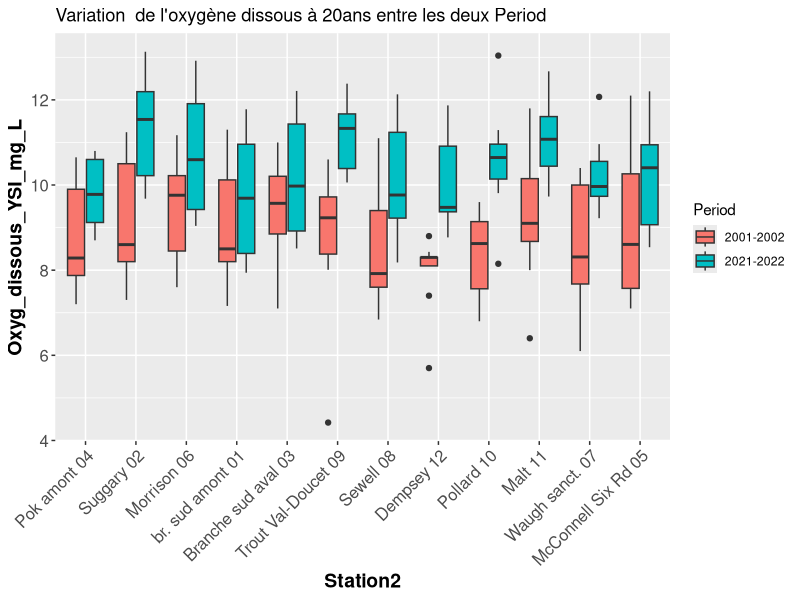
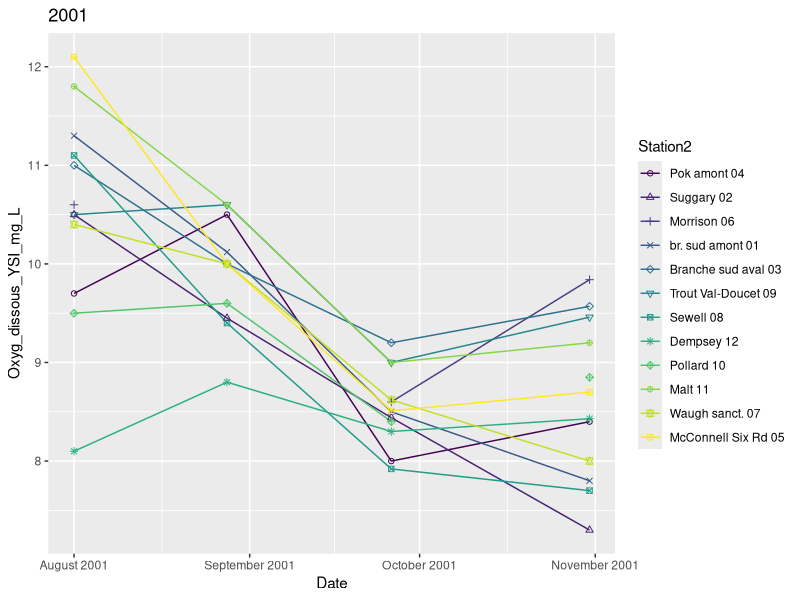
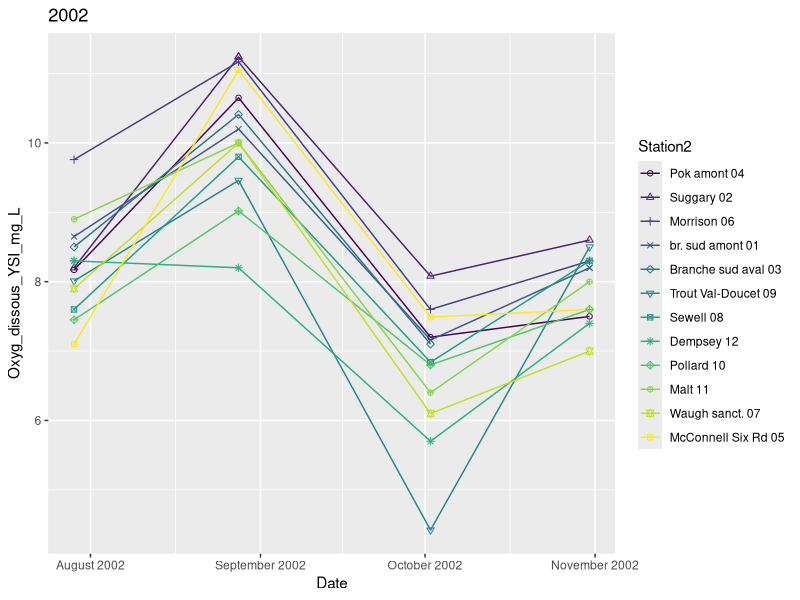
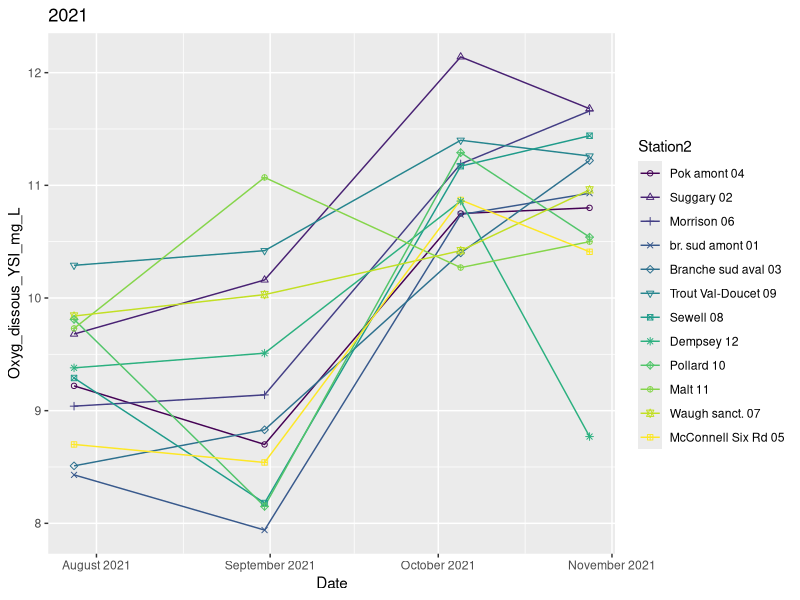
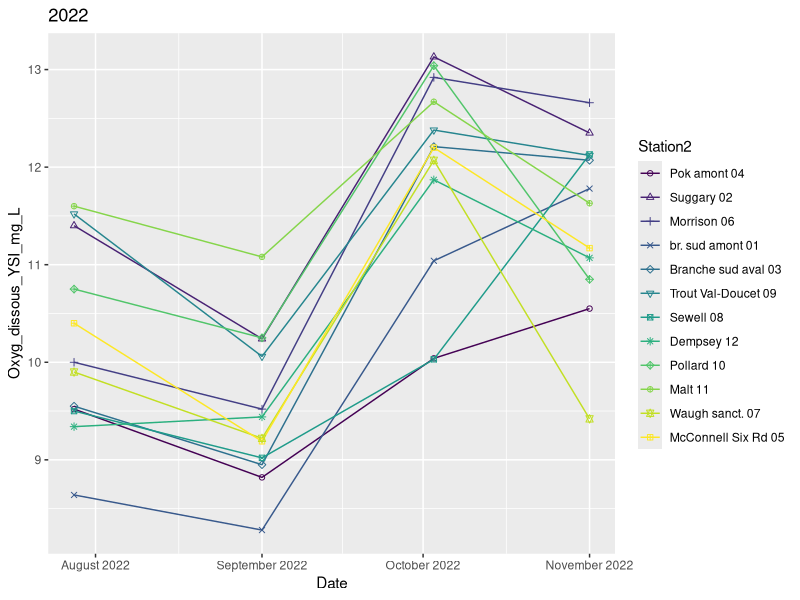
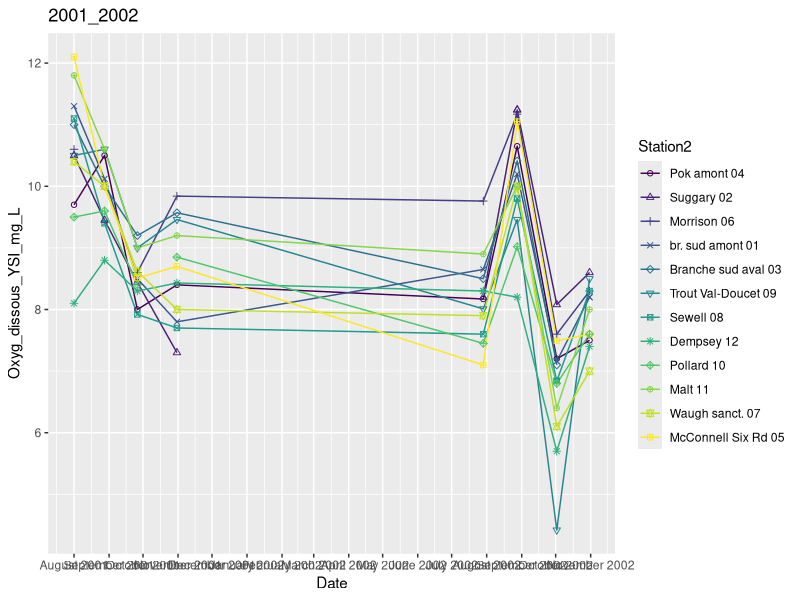
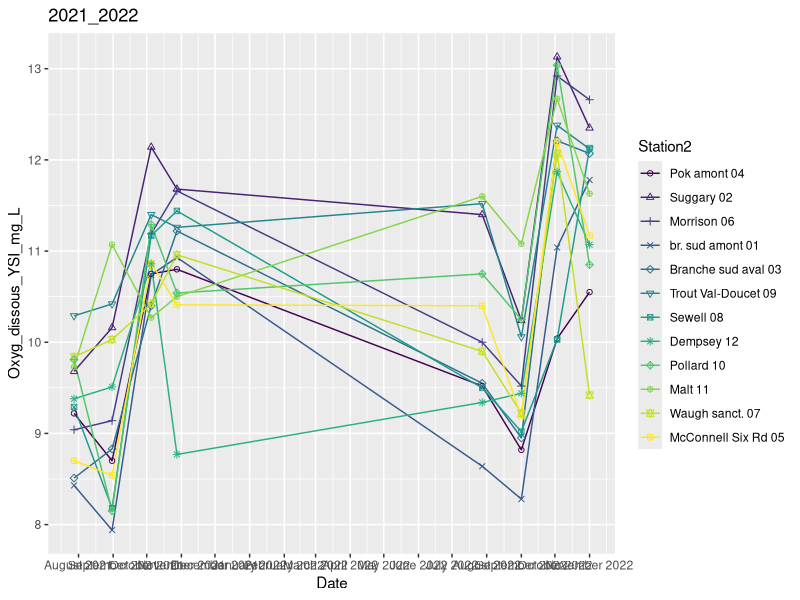

Here is the R script that generated these plots, in order: (Note: this script raises an error after producing the figures.)
## ---- chunk 1

library("ggpubr") # pour la fonction ggarrange 
library("ggplot2")
library("car")
## ---- chunk 2
setwd("C:/Users/mrdos/OneDrive/Documents/Shippagan_mai_aout_2024/Analyse_R_sum/Github")
getwd()
list.files()

Pok2001.2022=read.csv2("Qualite_eau_CGERP_2001-2022.csv")
dim(Pok2001.2022)
str(Pok2001.2022)
## ---- chunk 3
head(Pok2001.2022$AnalysisSurfaceWater)
## ---- chunk 4
Pok2001.2022$Station[Pok2001.2022$AnalysisSurfaceWater=="Pok-1"] <- "Pok-01"
Pok2001.2022$Station[Pok2001.2022$AnalysisSurfaceWater=="POK-1"] <- "Pok-01"

Pok2001.2022$Station[Pok2001.2022$AnalysisSurfaceWater=="Pok-2"] <- "Pok-02"
Pok2001.2022$Station[Pok2001.2022$AnalysisSurfaceWater=="POK-2"] <- "Pok-02"

Pok2001.2022$Station[Pok2001.2022$AnalysisSurfaceWater=="Pok-3"] <- "Pok-03"
Pok2001.2022$Station[Pok2001.2022$AnalysisSurfaceWater=="POK-3"] <- "Pok-03"

Pok2001.2022$Station[Pok2001.2022$AnalysisSurfaceWater=="Pok-4"] <- "Pok-04"
Pok2001.2022$Station[Pok2001.2022$AnalysisSurfaceWater=="POK-4"] <- "Pok-04"

Pok2001.2022$Station[Pok2001.2022$AnalysisSurfaceWater=="Pok-5"] <- "Pok-05"
Pok2001.2022$Station[Pok2001.2022$AnalysisSurfaceWater=="POK-5"] <- "Pok-05"

Pok2001.2022$Station[Pok2001.2022$AnalysisSurfaceWater=="Pok-6"] <- "Pok-06"
Pok2001.2022$Station[Pok2001.2022$AnalysisSurfaceWater=="POK-6"] <- "Pok-06"

Pok2001.2022$Station[Pok2001.2022$AnalysisSurfaceWater=="Pok-7"] <- "Pok-07"
Pok2001.2022$Station[Pok2001.2022$AnalysisSurfaceWater=="POK-7"] <- "Pok-07"

Pok2001.2022$Station[Pok2001.2022$AnalysisSurfaceWater=="Pok-8"] <- "Pok-08"
Pok2001.2022$Station[Pok2001.2022$AnalysisSurfaceWater=="POK-8"] <- "Pok-08"

Pok2001.2022$Station[Pok2001.2022$AnalysisSurfaceWater=="Pok-9"] <- "Pok-09"
Pok2001.2022$Station[Pok2001.2022$AnalysisSurfaceWater=="POK-9"] <- "Pok-09"

Pok2001.2022$Station[Pok2001.2022$AnalysisSurfaceWater=="Pok-10"] <- "Pok-10"
Pok2001.2022$Station[Pok2001.2022$AnalysisSurfaceWater=="POK-10"] <- "Pok-10"

Pok2001.2022$Station[Pok2001.2022$AnalysisSurfaceWater=="Pok-11"] <- "Pok-11"
Pok2001.2022$Station[Pok2001.2022$AnalysisSurfaceWater=="POK-11"] <- "Pok-11"

Pok2001.2022$Station[Pok2001.2022$AnalysisSurfaceWater=="Pok-12"] <- "Pok-12"
Pok2001.2022$Station[Pok2001.2022$AnalysisSurfaceWater=="POK-12"] <- "Pok-12"

head(Pok2001.2022$Station)
## ---- chunk 5
Pok2001.2022$Station=as.factor(Pok2001.2022$Station)
summary(Pok2001.2022$Station)
## ---- chunk 6
Pok2001.2022$Station2[Pok2001.2022$Station=="Pok-01"] <- "br. sud amont 01"
Pok2001.2022$Station2[Pok2001.2022$Station=="Pok-02"] <- "Suggary 02"
Pok2001.2022$Station2[Pok2001.2022$Station=="Pok-03"] <- "Branche sud aval 03"
Pok2001.2022$Station2[Pok2001.2022$Station=="Pok-04"] <- "Pok amont 04"
Pok2001.2022$Station2[Pok2001.2022$Station=="Pok-05"] <- "McConnell Six Rd 05"
Pok2001.2022$Station2[Pok2001.2022$Station=="Pok-06"] <- "Morrison 06"
Pok2001.2022$Station2[Pok2001.2022$Station=="Pok-07"] <- "Waugh sanct. 07"
Pok2001.2022$Station2[Pok2001.2022$Station=="Pok-08"] <- "Sewell 08"
Pok2001.2022$Station2[Pok2001.2022$Station=="Pok-09"] <- "Trout Val-Doucet 09"
Pok2001.2022$Station2[Pok2001.2022$Station=="Pok-10"] <- "Pollard 10"
Pok2001.2022$Station2[Pok2001.2022$Station=="Pok-11"] <- "Malt 11"
Pok2001.2022$Station2[Pok2001.2022$Station=="Pok-12"] <- "Dempsey 12"
## ---- chunk 7
Pok2001.2022$Station2=ordered(Pok2001.2022$Station2,
levels=c("Pok amont 04",      "Suggary 02",          "Morrison 06", 
         "br. sud amont 01",  "Branche sud aval 03", "Trout Val-Doucet 09", 
         "Sewell 08",         "Dempsey 12",          "Pollard 10",
         "Malt 11",           "Waugh sanct. 07",     "McConnell Six Rd 05"))

summary(Pok2001.2022$Station2)
## ---- chunk 8
names(Pok2001.2022)
## ---- chunk 9
names(Pok2001.2022[grep("date",names(Pok2001.2022), ignore.case=T)])
## ---- chunk 10
head(Pok2001.2022$DateSampled)
head(Pok2001.2022$DateSampled2)
head(Pok2001.2022$Datesampled3)
class(Pok2001.2022$DateSampled)

Pok2001.2022$DateSapled
## ---- chunk 11
Pok2001.2022$Date=format(as.Date(Pok2001.2022$DateSampled,format="%Y-%m-%d"))
Pok2001.2022$Date=as.Date(Pok2001.2022$Date)
summary(Pok2001.2022$Date)
## ---- chunk 12
Pok2001.2022$Year=as.factor(format(Pok2001.2022$Date, "%Y"))
summary(Pok2001.2022$Year)

table(Pok2001.2022$Year,Pok2001.2022$Station)

Pok2001.2022$Year
Pok2001.2022$Station
Pok2001.2022[1:5,1:10]
names(Pok2001.2022)
## ---- chunk 13
Pok2001.2022$Period[Pok2001.2022$Year==2001] <- "2001-2002"
Pok2001.2022$Period[Pok2001.2022$Year==2002] <- "2001-2002"
Pok2001.2022$Period[Pok2001.2022$Year==2021] <- "2021-2022"
Pok2001.2022$Period[Pok2001.2022$Year==2022] <- "2021-2022"
Pok2001.2022$Period=as.factor(Pok2001.2022$Period)

summary(Pok2001.2022$Period)
## ---- chunk 14
table(Pok2001.2022$Date, Pok2001.2022$Year)
table(Pok2001.2022$Station, Pok2001.2022$Year)
## ---- chunk 15
levels(Pok2001.2022$Station2)
levels(Pok2001.2022$Period)
## ---- chunk 16
Year2001=subset(Pok2001.2022, Year=="2001")
dim(Year2001)
levels(Pok2001.2022$Station2)
## ---- chunk 17
Year2002=subset(Pok2001.2022, Year=="2002")
dim(Year2002)
levels(Pok2001.2022$Station2)
## ---- chunk 18
Year2021=subset(Pok2001.2022, Year=="2021")
dim(Year2021)
levels(Pok2001.2022$Station2)
## ---- chunk 19
Year2022=subset(Pok2001.2022, Year=="2022")
dim(Year2022)
levels(Pok2001.2022$Station2)
## ---- chunk 20
Period1=subset(Pok2001.2022, Period=="2001-2002")
dim(Period1)
## ---- chunk 21
Period2=subset(Pok2001.2022, Period=="2021-2022")
dim(Period2)
## ---- chunk 22

# boxplot(Pok2001.2022$Oxyg_dissous_YSI_mg_L ~  Pok2001.2022$Station)

ggplot(aes(y=Oxyg_dissous_YSI_mg_L, x=Station2, fill=Period), data=Pok2001.2022) + geom_boxplot() +

  theme(axis.text.x = element_text(angle = 45, hjust=1),axis.text=element_text(size=12),

        axis.title=element_text(size=14,face="bold"))+
  ggtitle("Variation  de l'oxygène dissous à 20ans entre les deux Period")
## ---- chunk 23

O2g2001=ggplot(aes(y=Oxyg_dissous_YSI_mg_L, x=Date, group=Station2, shape=Station2, color=Station2 ), data=Year2001) + scale_shape_manual(values=1:nlevels(Year2001$Station2)) +
  geom_line() + 
  geom_point() +
  scale_x_date(date_breaks = "1 month", date_labels = "%B %Y")+
  ggtitle("2001")

O2g2001


## ---- chunk 24
nlevels(Year2001$Station2)
## ---- chunk 25
O2g2002=ggplot(aes(y=Oxyg_dissous_YSI_mg_L, x=Date, group=Station2, shape=Station2, color=Station2 ), data=Year2002) + scale_shape_manual(values=1:nlevels(Year2001$Station2)) +
  geom_line() + 
  geom_point() +
  scale_x_date(date_breaks = "1 month", date_labels = "%B %Y")+
  ggtitle("2002")
O2g2002
## ---- chunk 26
O2g2021=ggplot(aes(y=Oxyg_dissous_YSI_mg_L, x=Date, group=Station2, shape=Station2, color=Station2 ), data=Year2021) + scale_shape_manual(values=1:nlevels(Year2001$Station2)) +
  geom_line() + 
  geom_point() +
  scale_x_date(date_breaks = "1 month", date_labels = "%B %Y")+
  ggtitle("2021")
O2g2021
## ---- chunk 27
O2g2022=ggplot(aes(y=Oxyg_dissous_YSI_mg_L, x=Date, group=Station2, shape=Station2, color=Station2 ), data=Year2022) + scale_shape_manual(values=1:nlevels(Year2001$Station2)) +
  geom_line() + 
  geom_point() +
  scale_x_date(date_breaks = "1 month", date_labels = "%B %Y")+
  ggtitle("2022")
O2g2022
## ---- chunk 28
O2Period01=ggplot(aes(y=Oxyg_dissous_YSI_mg_L, x=Date, group=Station2, shape=Station2, color=Station2 ), data=Period1) + scale_shape_manual(values=1:nlevels(Year2001$Station2)) +
  geom_line() + 
  geom_point() +
  scale_x_date(date_breaks = "1 month", date_labels = "%B %Y")+
  ggtitle("2001_2002")
O2Period01
## ---- chunk 29
O2Period02=ggplot(aes(y=Oxyg_dissous_YSI_mg_L, x=Date, group=Station2, shape=Station2, color=Station2 ), data=Period2) + scale_shape_manual(values=1:nlevels(Year2001$Station2)) +
  geom_line() + 
  geom_point() +
  scale_x_date(date_breaks = "1 month", date_labels = "%B %Y")+
  ggtitle("2021_2022")
O2Period02
## ---- chunk 30
scatterplot(Period1$Oxyg_dissous_YSI_mg_L~Period1$Date | Period1$Station2,
            smooth=F)

scatterplot(Pok2001.2022$Oxyg_dissous_YSI_mg_L~Pok2001.2022$Temp_eau_YSI_degC | Pok2001.2022$Year, smooth=F)
## ---- chunk 31
Pok2001.2022[order(Pok2001.2022$Temp_eau_YSI_degC),
             c("Station2", "Date", "Temp_eau_YSI_degC")]

boxplot(Pok2001.2022$Temp_eau_YSI_degC ~ Pok2001.2022$Station)
## ---- chunk 32

ggplot(aes(y=Temp_eau_YSI_degC, x=Station2, fill=Period), data=Pok2001.2022) + geom_boxplot() +

  theme(axis.text.x = element_text(angle = 45, hjust=1),axis.text=element_text(size=12),

        axis.title=element_text(size=14,face="bold"))+
  ggtitle("Variation  de la température à 20ans entre les deux Period")
## ---- chunk 33
Tempg2001=ggplot(aes(y=Temp_eau_YSI_degC, x=Date, group=Station2, shape=Station2, color=Station2 ), data=Year2001) + scale_shape_manual(values=1:nlevels(Year2001$Station2)) +
  geom_line() + 
  geom_point() +
  scale_x_date(date_breaks = "1 month", date_labels = "%B %Y")+
  ggtitle("2001")
Tempg2001
## ---- chunk 34
Tempg2002=ggplot(aes(y=Temp_eau_YSI_degC, x=Date, group=Station2, shape=Station2, color=Station2 ), data=Year2002) + scale_shape_manual(values=1:nlevels(Year2001$Station2)) +
  geom_line() + 
  geom_point() +
  scale_x_date(date_breaks = "1 month", date_labels = "%B %Y")+
  ggtitle("2002")
Tempg2002
## ---- chunk 35
Tempg2021=ggplot(aes(y=Temp_eau_YSI_degC, x=Date, group=Station2, shape=Station2, color=Station2 ), data=Year2021) + scale_shape_manual(values=1:nlevels(Year2001$Station2)) +
  geom_line() + 
  geom_point() +
  scale_x_date(date_breaks = "1 month", date_labels = "%B %Y")+
  ggtitle("2021")
Tempg2021
## ---- chunk 36
Tempg2022=ggplot(aes(y=Temp_eau_YSI_degC, x=Date, group=Station2, shape=Station2, color=Station2 ), data=Year2022) + scale_shape_manual(values=1:nlevels(Year2001$Station2)) +
  geom_line() + 
  geom_point() +
  scale_x_date(date_breaks = "1 month", date_labels = "%B %Y")+
  ggtitle("2022")
#  date_minor_breaks = "1 week",
Tempg2022
## ---- chunk 37
TempPeriod01=ggplot(aes(y=Temp_eau_YSI_degC, x=Date, group=Station2, shape=Station2, color=Station2 ), data=Period1) + scale_shape_manual(values=1:nlevels(Year2001$Station2)) +
  geom_line() + 
  geom_point() +
  scale_x_date(date_breaks = "1 month", date_labels = "%B %Y")+
  ggtitle("2001_2002")
TempPeriod01
## ---- chunk 38
TempPeriod02=ggplot(aes(y=Temp_eau_YSI_degC, x=Date, group=Station2, shape=Station2, color=Station2 ), data=Period2) + scale_shape_manual(values=1:nlevels(Year2001$Station2)) +
  geom_line() + 
  geom_point() +
  scale_x_date(date_breaks = "1 month", date_labels = "%B %Y")+
  ggtitle("2021_2022")
TempPeriod02
## ---- chunk 39
scatterplot(Period1$Temp_eau_YSI_degC~Period1$Date | Period1$Station2,
            smooth=F)
## ---- chunk 40
boxplot(Pok2001.2022$Conductivity_microS_cm ~ Pok2001.2022$Station)
## ---- chunk 41

ggplot(aes(y=Conductivity_microS_cm, x=Station2, fill=Period), data=Pok2001.2022) + geom_boxplot() +

  theme(axis.text.x = element_text(angle = 45, hjust=1),axis.text=element_text(size=12),

        axis.title=element_text(size=14,face="bold"))+
  ggtitle("Variation  de la température à 20ans entre les deux Period")
## ---- chunk 42
Condg2001=ggplot(aes(y=Conductivity_microS_cm, x=Date, 
                group=Station2, shape=Station2, color=Station2), data=Year2001) + 
  scale_shape_manual(values=1:nlevels(Year2001$Station2)) +
  geom_line() + 
  geom_point() +
  scale_x_date(date_labels = "%d %b", breaks=c(as.Date("2001-08-01"), as.Date("2001-09-01"),
                                              as.Date("2001-10-01"), as.Date("2001-11-01"),
                                             as.Date("2001-12-01"))) +
  ggtitle("2001") +
  theme_bw()
Condg2001
## ---- chunk 43
Condg2002=ggplot(aes(y=Conductivity_microS_cm, x=Date, 
                group=Station2, shape=Station2, color=Station2), data=Year2002) + 
  scale_shape_manual(values=1:nlevels(Year2001$Station2)) +
  geom_line() + 
  geom_point() +
  scale_x_date(date_labels = "%d %b", breaks=c(as.Date("2001-08-01"), as.Date("2001-09-01"),
                                              as.Date("2001-10-01"), as.Date("2001-11-01"),
                                             as.Date("2001-12-01"))) +
  ggtitle("2002") +
  theme_bw()
Condg2002
## ---- chunk 44
Condg2021=ggplot(aes(y=Conductivity_microS_cm, x=Date, 
                group=Station2, shape=Station2, color=Station2), data=Year2021) + 
  scale_shape_manual(values=1:nlevels(Year2001$Station2)) +
  geom_line() + 
  geom_point() +
  scale_x_date(date_labels = "%d %b", breaks=c(as.Date("2001-08-01"), as.Date("2001-09-01"),
                                              as.Date("2001-10-01"), as.Date("2001-11-01"),
                                             as.Date("2001-12-01"))) +
  ggtitle("2021") +
  theme_bw()
Condg2021
## ---- chunk 45
Condg2022=ggplot(aes(y=Conductivity_microS_cm, x=Date, 
                group=Station2, shape=Station2, color=Station2), data=Year2022) + 
  scale_shape_manual(values=1:nlevels(Year2001$Station2)) +
  geom_line() + 
  geom_point() +
  scale_x_date(date_labels = "%d %b", breaks=c(as.Date("2001-08-01"), as.Date("2001-09-01"),
                                              as.Date("2001-10-01"), as.Date("2001-11-01"),
                                             as.Date("2001-12-01"))) +
  ggtitle("2022") +
  theme_bw()
Condg2022
## ---- chunk 46
CondPeriod01=ggplot(aes(y=Conductivity_microS_cm, x=Date, 
                group=Station2, shape=Station2, color=Station2), data=Period1) + 
  scale_shape_manual(values=1:nlevels(Year2001$Station2)) +
  geom_line() + 
  geom_point() +
  scale_x_date(date_labels = "%d %b", breaks=c(as.Date("2001-08-01"), as.Date("2001-09-01"),
                                              as.Date("2001-10-01"), as.Date("2001-11-01"),
                                             as.Date("2001-12-01"))) +
  ggtitle("2001_2002") +
  theme_bw()
CondPeriod01
## ---- chunk 47
CondPeriod02=ggplot(aes(y=Conductivity_microS_cm, x=Date, 
                group=Station2, shape=Station2, color=Station2), data=Period2) + 
  scale_shape_manual(values=1:nlevels(Year2001$Station2)) +
  geom_line() + 
  geom_point() +
  scale_x_date(date_labels = "%d %b", breaks=c(as.Date("2001-08-01"), as.Date("2001-09-01"),
                                              as.Date("2001-10-01"), as.Date("2001-11-01"),
                                             as.Date("2001-12-01"))) +
  ggtitle("2021_2022") +
  theme_bw()
CondPeriod02
## ---- chunk 48
scatterplot(Period1$Conductivity_microS_cm~Period1$Date | Period1$Station2,
            smooth=F)
## ---- chunk 49
boxplot(Pok2001.2022$pH_units ~ Pok2001.2022$Station)
## ---- chunk 50

ggplot(aes(y=Temp_eau_YSI_degC, x=Station2, fill=Period), data=Pok2001.2022) + geom_boxplot() +

  theme(axis.text.x = element_text(angle = 45, hjust=1),axis.text=element_text(size=12),

        axis.title=element_text(size=14,face="bold"))+
  ggtitle("Variation  de la température à 20ans entre les deux Period")
## ---- chunk 51
pHg2001=ggplot(aes(y=pH_units, x=Date, 
                group=Station2, shape=Station2, color=Station2), data=Year2001) + 
  scale_shape_manual(values=1:nlevels(Year2001$Station2)) +
  geom_line() + 
  geom_point() +
  scale_x_date(date_labels = "%d %b", breaks=c(as.Date("2001-08-01"), as.Date("2001-09-01"),
                                              as.Date("2001-10-01"), as.Date("2001-11-01"),
                                             as.Date("2001-12-01"))) +
  ggtitle("2001") +
  theme_bw()
pHg2001

Year2001$Date
subset(Year2001, Date=="2001-10-31", select=c("Station", "pH_units"))

subset(Pok2001.2022, Date=="2001-10-31" & Station=="Pok-02")
## ---- chunk 52
pHg2002=ggplot(aes(y=pH_units, x=Date, 
                group=Station2, shape=Station2, color=Station2), data=Year2002) + 
  scale_shape_manual(values=1:nlevels(Year2001$Station2)) +
  geom_line() + 
  geom_point() +
  scale_x_date(date_labels = "%d %b", breaks=c(as.Date("2001-08-01"), as.Date("2001-09-01"),
                                              as.Date("2001-10-01"), as.Date("2001-11-01"),
                                             as.Date("2001-12-01"))) +
  ggtitle("2002") +
  theme_bw()
pHg2002
## ---- chunk 53
pHg2021=ggplot(aes(y=pH_units, x=Date, 
                group=Station2, shape=Station2, color=Station2), data=Year2021) + 
  scale_shape_manual(values=1:nlevels(Year2001$Station2)) +
  geom_line() + 
  geom_point() +
  scale_x_date(date_labels = "%d %b", breaks=c(as.Date("2001-08-01"), as.Date("2001-09-01"),
                                              as.Date("2001-10-01"), as.Date("2001-11-01"),
                                             as.Date("2001-12-01"))) +
  ggtitle("2021") +
  theme_bw()
pHg2021
## ---- chunk 54
pHg2022=ggplot(aes(y=pH_units, x=Date, 
                group=Station2, shape=Station2, color=Station2), data=Year2022) + 
  scale_shape_manual(values=1:nlevels(Year2001$Station2)) +
  geom_line() + 
  geom_point() +
  scale_x_date(date_labels = "%d %b", breaks=c(as.Date("2001-08-01"), as.Date("2001-09-01"),
                                              as.Date("2001-10-01"), as.Date("2001-11-01"),
                                             as.Date("2001-12-01"))) +
  ggtitle("2022") +
  theme_bw()
pHg2022
## ---- chunk 55
pHPeriod01=ggplot(aes(y=pH_units, x=Date, 
                group=Station2, shape=Station2, color=Station2), data=Period1) + 
  scale_shape_manual(values=1:nlevels(Year2001$Station2)) +
  geom_line() + 
  geom_point() +
  scale_x_date(date_labels = "%d %b", breaks=c(as.Date("2001-08-01"), as.Date("2001-09-01"),
                                              as.Date("2001-10-01"), as.Date("2001-11-01"),
                                             as.Date("2001-12-01"))) +
  ggtitle("2001_2002") +
  theme_bw()
pHPeriod01
## ---- chunk 56
pHPeriod02=ggplot(aes(y=pH_units, x=Date, 
                group=Station2, shape=Station2, color=Station2), data=Period2) + 
  scale_shape_manual(values=1:nlevels(Year2001$Station2)) +
  geom_line() + 
  geom_point() +
  scale_x_date(date_labels = "%d %b", breaks=c(as.Date("2001-08-01"), as.Date("2001-09-01"),
                                              as.Date("2001-10-01"), as.Date("2001-11-01"),
                                             as.Date("2001-12-01"))) +
  ggtitle("2021_2022") +
  theme_bw()
pHPeriod02
## ---- chunk 57
scatterplot(Period1$pH_units~Period1$Date | Period1$Station2,
            smooth=F)
## ---- chunk 58
boxplot(Pok2001.2022$Turbidity_NTU ~ Pok2001.2022$Station)
## ---- chunk 59
dim(Pok2001.2022)
sub1tub=subset(Pok2001.2022, Turbidity_NTU<20)
dim(sub1tub)

ggplot(aes(y=Turbidity_NTU, x=Station2, fill=Period), data=sub1tub) + geom_boxplot() +

  theme(axis.text.x = element_text(angle = 45, hjust=1),axis.text=element_text(size=12),

        axis.title=element_text(size=14,face="bold"))+
  ggtitle("Variation  de la turbidité à 20ans entre les deux Period")
## ---- chunk 60
Turbg2001=ggplot(aes(y=Turbidity_NTU, x=Date, 
                group=Station2, shape=Station2, color=Station2), data=Year2001) + 
  scale_shape_manual(values=1:nlevels(Year2001$Station2)) +
  geom_line() + 
  geom_point() +
  scale_x_date(date_breaks = "1 month", date_labels = "%B %Y") 
  ggtitle("2001") +
  theme_bw()
Turbg2001
## ---- chunk 61
Turbg2002=ggplot(aes(y=Turbidity_NTU, x=Date, 
                group=Station2, shape=Station2, color=Station2), data=Year2002) + 
  scale_shape_manual(values=1:nlevels(Year2001$Station2)) +
  geom_line() + 
  geom_point() +
  scale_x_date(date_breaks = "1 month", date_labels = "%B %Y")
  ggtitle("2002") +
  theme_bw()
Turbg2002
## ---- chunk 62
Turbg2021=ggplot(aes(y=Turbidity_NTU, x=Date, 
                group=Station2, shape=Station2, color=Station2), data=Year2021) + 
  scale_shape_manual(values=1:nlevels(Year2001$Station2)) +
  geom_line() + 
  geom_point() +
  scale_x_date(date_breaks = "1 month", date_labels = "%B %Y")
  ggtitle("2021") +
  theme_bw()
Turbg2021
## ---- chunk 63
Turbg2022=ggplot(aes(y=Turbidity_NTU, x=Date, 
                group=Station2, shape=Station2, color=Station2), data=Year2022) + 
  scale_shape_manual(values=1:nlevels(Year2001$Station2)) +
  geom_line() + 
  geom_point() +
  scale_x_date(date_breaks = "1 month", date_labels = "%B %Y")+
  ggtitle("2022") +
  theme_bw()
Turbg2022
## ---- chunk 64
TurbPeriod01=ggplot(aes(y=Turbidity_NTU, x=Date, 
                group=Station2, shape=Station2, color=Station2), data=Period1) + 
  scale_shape_manual(values=1:nlevels(Year2001$Station2)) +
  geom_line() + 
  geom_point() +
  scale_x_date(date_breaks = "1 month", date_labels = "%B")+
  ggtitle("2001_2002") +
  theme_bw()
TurbPeriod01
## ---- chunk 65
TurbPeriod02=ggplot(aes(y=Turbidity_NTU, x=Date, 
                group=Station2, shape=Station2, color=Station2), data=Period2) + 
  scale_shape_manual(values=1:nlevels(Year2001$Station2)) +
  geom_line() + 
  geom_point() +
  scale_x_date(date_breaks = "1 month", date_labels = "%B %Y") + ggtitle("2021_2022") +
  theme_bw()
TurbPeriod02
## ---- chunk 66
scatterplot(Period1$Turbidity_NTU~Period1$Date | Period1$Station2,
            smooth=F)
## ---- chunk 67
boxplot(Pok2001.2022$Colour_TCU ~ Pok2001.2022$Station)
## ---- chunk 68


ggplot(aes(y=Colour_TCU, x=Station2, fill=Period), data=Pok2001.2022) + geom_boxplot() +

  theme(axis.text.x = element_text(angle = 45, hjust=1),axis.text=element_text(size=12),

        axis.title=element_text(size=14,face="bold"))+
  ggtitle("Variation  de la couleur à 20ans entre les deux Period")
## ---- chunk 69
Coulg2001=ggplot(aes(y=Colour_TCU, x=Date, 
                group=Station2, shape=Station2, color=Station2), data=Year2001) + 
  scale_shape_manual(values=1:nlevels(Year2001$Station2)) +
  geom_line() + 
  geom_point() +
  scale_x_date(date_breaks = "1 month", date_labels = "%B %Y")+
  ggtitle("2001") +
  theme_bw()
Coulg2001

Year2001$Date
subset(Year2001, Date=="2001-08-31", select=c("Station", "Colour_TCU"))


## ---- chunk 70
Coulg2002=ggplot(aes(y=Colour_TCU, x=Date, 
                group=Station2, shape=Station2, color=Station2), data=Year2002) + 
  scale_shape_manual(values=1:nlevels(Year2001$Station2)) +
  geom_line() + 
  geom_point() +
  scale_x_date(date_breaks = "1 month", date_labels = "%B %Y")+
  ggtitle("2002") +
  theme_bw()
Coulg2002
## ---- chunk 71
Coulg2021=ggplot(aes(y=Colour_TCU, x=Date, 
                group=Station2, shape=Station2, color=Station2), data=Year2021) + 
  scale_shape_manual(values=1:nlevels(Year2001$Station2)) +
  geom_line() + 
  geom_point() +
  scale_x_date(date_breaks = "1 month", date_labels = "%B %Y")+
  ggtitle("2021") +
  theme_bw()
Coulg2021
## ---- chunk 72
Coulg2022=ggplot(aes(y=Colour_TCU, x=Date, 
                group=Station2, shape=Station2, color=Station2), data=Year2022) + 
  scale_shape_manual(values=1:nlevels(Year2001$Station2)) +
  geom_line() + 
  geom_point() +
  scale_x_date(date_breaks = "1 month", date_labels = "%B %Y")+
  ggtitle("2022") +
  theme_bw()
Coulg2022
## ---- chunk 73
CoulPeriod01=ggplot(aes(y=Colour_TCU, x=Date, 
                group=Station2, shape=Station2, color=Station2), data=Period1) + 
  scale_shape_manual(values=1:nlevels(Year2001$Station2)) +
  geom_line() + 
  geom_point() +
  scale_x_date(date_breaks = "1 month", date_labels = "%B %Y")+
  ggtitle("2001_2002") +
  theme_bw()
CoulPeriod01
## ---- chunk 74
CoulPeriod02=ggplot(aes(y=Colour_TCU, x=Date, 
                group=Station2, shape=Station2, color=Station2), data=Period2) + 
  scale_shape_manual(values=1:nlevels(Year2001$Station2)) +
  geom_line() + 
  geom_point() +
  scale_x_date(date_breaks = "1 month", date_labels = "%B %Y")+
  ggtitle("2021_2022") +
  theme_bw()
CoulPeriod02
## ---- chunk 75
scatterplot(Period1$Colour_TCU~Period1$Date | Period1$Station2,
            smooth=F)
## ---- chunk 76
boxplot(Pok2001.2022$Carbon_Total_Organic_mg_L ~ Pok2001.2022$Station)
## ---- chunk 77

ggplot(aes(y=Carbon_Total_Organic_mg_L, x=Station2, fill=Period), data=Pok2001.2022) + geom_boxplot() +

  theme(axis.text.x = element_text(angle = 45, hjust=1),axis.text=element_text(size=12),

        axis.title=element_text(size=14,face="bold"))+
  ggtitle("Variation  du Carbone Organique dissous à 20ans entre les deux Period")
## ---- chunk 78
CTOg2001=ggplot(aes(y=Carbon_Total_Organic_mg_L, x=Date, 
                group=Station2, shape=Station2, color=Station2), data=Year2001) + 
  scale_shape_manual(values=1:nlevels(Year2001$Station2)) +
  geom_line() + 
  geom_point() +
  scale_x_date(date_breaks = "1 month", date_labels = "%B %Y")+
  ggtitle("2001") +
  theme_bw()
CTOg2001
## ---- chunk 79
CTOg2002=ggplot(aes(y=Carbon_Total_Organic_mg_L, x=Date, 
                group=Station2, shape=Station2, color=Station2), data=Year2002) + 
  scale_shape_manual(values=1:nlevels(Year2001$Station2)) +
  geom_line() + 
  geom_point() +
  scale_x_date(date_breaks = "1 month", date_labels = "%B %Y")+
  ggtitle("2002") +
  theme_bw()
CTOg2002
## ---- chunk 80
CTOg2021=ggplot(aes(y=Carbon_Total_Organic_mg_L, x=Date, 
                group=Station2, shape=Station2, color=Station2), data=Year2021) + 
  scale_shape_manual(values=1:nlevels(Year2001$Station2)) +
  geom_line() + 
  geom_point() +
  scale_x_date(date_breaks = "1 month", date_labels = "%B %Y")+
  ggtitle("2021") +
  theme_bw()
CTOg2021
## ---- chunk 81
CTOg2022=ggplot(aes(y=Carbon_Total_Organic_mg_L, x=Date, 
                group=Station2, shape=Station2, color=Station2), data=Year2022) + 
  scale_shape_manual(values=1:nlevels(Year2001$Station2)) +
  geom_line() + 
  geom_point() +
  scale_x_date(date_breaks = "1 month", date_labels = "%B %Y")+
  ggtitle("2022") +
  theme_bw()
CTOg2022
## ---- chunk 82
CTOPeriod01=ggplot(aes(y=Carbon_Total_Organic_mg_L, x=Date, 
                group=Station2, shape=Station2, color=Station2), data=Period1) + 
  scale_shape_manual(values=1:nlevels(Year2001$Station2)) +
  geom_line() + 
  geom_point() +
  scale_x_date(date_breaks = "1 month", date_labels = "%B %Y")+
  ggtitle("2001_2002") +
  theme_bw()
CTOPeriod01
## ---- chunk 83
CTOPeriod02=ggplot(aes(y=Carbon_Total_Organic_mg_L, x=Date, 
                group=Station2, shape=Station2, color=Station2), data=Period2) + 
  scale_shape_manual(values=1:nlevels(Year2001$Station2)) +
  geom_line() + 
  geom_point() +
  scale_x_date(date_breaks = "1 month", date_labels = "%B %Y")+
  ggtitle("2021_2022") +
  theme_bw()
CTOPeriod02
## ---- chunk 84
scatterplot(Period1$Carbon_Total_Organic_mg_L~Period1$Date | Period1$Station2,
            smooth=F)
## ---- chunk 85
boxplot(Pok2001.2022$E_coli_MPN_100.mL ~ Pok2001.2022$Station)
## ---- chunk 86

dim(Pok2001.2022)
sub1ecoli=subset(Pok2001.2022, E_coli_MPN_100.mL<1500)
dim(sub1ecoli)

ggplot(aes(y=E_coli_MPN_100.mL, x=Station2, fill=Period), data=sub1ecoli) + 
  geom_boxplot() +
  theme(axis.text.x = element_text(angle = 45, hjust=1),
        axis.text=element_text(size=12),
        axis.title=element_text(size=14,face="bold")) +
  ggtitle("Variation  des E_coli à 20 ans entre les deux Period")

## ---- chunk 87
CTOg2001=ggplot(aes(y=E_coli_MPN_100.mL, x=Date, 
                group=Station2, shape=Station2, color=Station2), data=Year2001) + 
  scale_shape_manual(values=1:nlevels(Year2001$Station2)) +
  geom_line() + 
  geom_point() +
  scale_x_date(date_breaks = "1 month", date_labels = "%B %Y")+
  ggtitle("2001") +
  theme_bw()
CTOg2001
## ---- chunk 88
CTOg2002=ggplot(aes(y=E_coli_MPN_100.mL, x=Date, 
                group=Station2, shape=Station2, color=Station2), data=Year2002) + 
  scale_shape_manual(values=1:nlevels(Year2001$Station2)) +
  geom_line() + 
  geom_point() +
  scale_x_date(date_breaks = "1 month", date_labels = "%B %Y")+
  ggtitle("2002") +
  theme_bw()
CTOg2002



## ---- chunk 89
CTOg2021=ggplot(aes(y=E_coli_MPN_100.mL, x=Date, 
                group=Station2, shape=Station2, color=Station2), data=Year2021) + 
  scale_shape_manual(values=1:nlevels(Year2001$Station2)) +
  geom_line() + 
  geom_point() +
  scale_x_date(date_breaks = "1 month", date_labels = "%B %Y")+
  ggtitle("2021") +
  theme_bw()
CTOg2021
## ---- chunk 90
CTOg2022=ggplot(aes(y=E_coli_MPN_100.mL, x=Date, 
                group=Station2, shape=Station2, color=Station2), data=Year2022) + 
  scale_shape_manual(values=1:nlevels(Year2001$Station2)) +
  geom_line() + 
  geom_point() +
  scale_x_date(date_breaks = "1 month", date_labels = "%B %Y")+
  ggtitle("2022") +
  theme_bw()
CTOg2022
## ---- chunk 91
CTOPeriod01=ggplot(aes(y=E_coli_MPN_100.mL, x=Date, 
                group=Station2, shape=Station2, color=Station2), data=Period1) + 
  scale_shape_manual(values=1:nlevels(Year2001$Station2)) +
  geom_line() + 
  geom_point() +
  scale_x_date(date_breaks = "1 month", date_labels = "%B %Y")+
  ggtitle("2001_2002") +
  theme_bw()
CTOPeriod01
## ---- chunk 92
CTOPeriod02=ggplot(aes(y=E_coli_MPN_100.mL, x=Date, 
                group=Station2, shape=Station2, color=Station2), data=Period2) + 
  scale_shape_manual(values=1:nlevels(Year2001$Station2)) +
  geom_line() + 
  geom_point() +
  scale_x_date(date_breaks = "1 month", date_labels = "%B %Y")+
  ggtitle("2021_2022") +
  theme_bw()
CTOPeriod02
## ---- chunk 93
scatterplot(Period1$E_coli_MPN_100.mL~Period1$Date | Period1$Station2,
            smooth=F)
## ---- chunk 94
boxplot(Pok2001.2022$Phosphorus_Total_mg_L ~ Pok2001.2022$Station)
## ---- chunk 95

#dim(Pok2001.2022)
#sub1ecoli=subset(Pok2001.2022, Phosphorus_Total_mg_L<1500)
#dim(sub1ecoli)

ggplot(aes(y=Phosphorus_Total_mg_L, x=Station2, fill=Period), data=sub1ecoli) + 
  geom_boxplot() +
  theme(axis.text.x = element_text(angle = 45, hjust=1),
        axis.text=element_text(size=12),
        axis.title=element_text(size=14,face="bold")) +
  ggtitle("Variation  du phosphore à 20 ans entre les deux Period")

## ---- chunk 96
Phosg2001=ggplot(aes(y=Phosphorus_Total_mg_L, x=Date, 
                group=Station2, shape=Station2, color=Station2), data=Year2001) + 
  scale_shape_manual(values=1:nlevels(Year2001$Station2)) +
  geom_line() + 
  geom_point() +
  scale_x_date(date_breaks = "1 month", date_labels = "%B %Y")+
  ggtitle("2001") +
  theme_bw()
Phosg2001
## ---- chunk 97
Phosg2002=ggplot(aes(y=Phosphorus_Total_mg_L, x=Date, 
                group=Station2, shape=Station2, color=Station2), data=Year2002) + 
  scale_shape_manual(values=1:nlevels(Year2001$Station2)) +
  geom_line() + 
  geom_point() +
  scale_x_date(date_breaks = "1 month", date_labels = "%B %Y")+
  ggtitle("2002") +
  theme_bw()
Phosg2002



## ---- chunk 98
Phosg2021=ggplot(aes(y=Phosphorus_Total_mg_L, x=Date, 
                group=Station2, shape=Station2, color=Station2), data=Year2021) + 
  scale_shape_manual(values=1:nlevels(Year2001$Station2)) +
  geom_line() + 
  geom_point() +
  scale_x_date(date_breaks = "1 month", date_labels = "%B %Y")+
  ggtitle("2021") +
  theme_bw()
Phosg2021
## ---- chunk 99
Phosg2022=ggplot(aes(y=Phosphorus_Total_mg_L, x=Date, 
                group=Station2, shape=Station2, color=Station2), data=Year2022) + 
  scale_shape_manual(values=1:nlevels(Year2001$Station2)) +
  geom_line() + 
  geom_point() +
  scale_x_date(date_breaks = "1 month", date_labels = "%B %Y")+
  ggtitle("2022") +
  theme_bw()
Phosg2022
## ---- chunk 100
PhosPeriod01=ggplot(aes(y=Phosphorus_Total_mg_L, x=Date, 
                group=Station2, shape=Station2, color=Station2), data=Period1) + 
  scale_shape_manual(values=1:nlevels(Year2001$Station2)) +
  geom_line() + 
  geom_point() +
  scale_x_date(date_breaks = "1 month", date_labels = "%B %Y")+
  ggtitle("2001_2002") +
  theme_bw()
PhosPeriod01
## ---- chunk 101
PhosPeriod02=ggplot(aes(y=Phosphorus_Total_mg_L, x=Date, 
                group=Station2, shape=Station2, color=Station2), data=Period2) + 
  scale_shape_manual(values=1:nlevels(Year2001$Station2)) +
  geom_line() + 
  geom_point() +
  scale_x_date(date_breaks = "1 month", date_labels = "%B %Y")+
  ggtitle("2021_2022") +
  theme_bw()
PhosPeriod02
## ---- chunk 102
scatterplot(Period1$Phosphorus_Total_mg_L~Period1$Date | Period1$Station2,
            smooth=F)
## ---- chunk 103
boxplot(Pok2001.2022$E_coli_MPN_100.mL ~ Pok2001.2022$Station)
## ---- chunk 104

dim(Pok2001.2022)
sub1ecoli=subset(Pok2001.2022, E_coli_MPN_100.mL<1500)
dim(sub1ecoli)

ggplot(aes(y=E_coli_MPN_100.mL, x=Station2, fill=Period), data=sub1ecoli) + 
  geom_boxplot() +
  theme(axis.text.x = element_text(angle = 45, hjust=1),
        axis.text=element_text(size=12),
        axis.title=element_text(size=14,face="bold")) +
  ggtitle("Variation  des E_coli à 20 ans entre les deux Period")

## ---- chunk 105
CTOg2001=ggplot(aes(y=E_coli_MPN_100.mL, x=Date, 
                group=Station2, shape=Station2, color=Station2), data=Year2001) + 
  scale_shape_manual(values=1:nlevels(Year2001$Station2)) +
  geom_line() + 
  geom_point() +
  scale_x_date(date_breaks = "1 month", date_labels = "%B %Y")+
  ggtitle("2001") +
  theme_bw()
CTOg2001
## ---- chunk 106
CTOg2002=ggplot(aes(y=E_coli_MPN_100.mL, x=Date, 
                group=Station2, shape=Station2, color=Station2), data=Year2002) + 
  scale_shape_manual(values=1:nlevels(Year2001$Station2)) +
  geom_line() + 
  geom_point() +
  scale_x_date(date_breaks = "1 month", date_labels = "%B %Y")+
  ggtitle("2002") +
  theme_bw()
CTOg2002



## ---- chunk 107
CTOg2021=ggplot(aes(y=E_coli_MPN_100.mL, x=Date, 
                group=Station2, shape=Station2, color=Station2), data=Year2021) + 
  scale_shape_manual(values=1:nlevels(Year2001$Station2)) +
  geom_line() + 
  geom_point() +
  scale_x_date(date_breaks = "1 month", date_labels = "%B %Y")+
  ggtitle("2021") +
  theme_bw()
CTOg2021
## ---- chunk 108
CTOg2022=ggplot(aes(y=E_coli_MPN_100.mL, x=Date, 
                group=Station2, shape=Station2, color=Station2), data=Year2022) + 
  scale_shape_manual(values=1:nlevels(Year2001$Station2)) +
  geom_line() + 
  geom_point() +
  scale_x_date(date_breaks = "1 month", date_labels = "%B %Y")+
  ggtitle("2022") +
  theme_bw()
CTOg2022
## ---- chunk 109
CTOPeriod01=ggplot(aes(y=E_coli_MPN_100.mL, x=Date, 
                group=Station2, shape=Station2, color=Station2), data=Period1) + 
  scale_shape_manual(values=1:nlevels(Year2001$Station2)) +
  geom_line() + 
  geom_point() +
  scale_x_date(date_breaks = "1 month", date_labels = "%B %Y")+
  ggtitle("2001_2002") +
  theme_bw()
CTOPeriod01
## ---- chunk 110
CTOPeriod02=ggplot(aes(y=E_coli_MPN_100.mL, x=Date, 
                group=Station2, shape=Station2, color=Station2), data=Period2) + 
  scale_shape_manual(values=1:nlevels(Year2001$Station2)) +
  geom_line() + 
  geom_point() +
  scale_x_date(date_breaks = "1 month", date_labels = "%B %Y")+
  ggtitle("2021_2022") +
  theme_bw()
CTOPeriod02
## ---- chunk 111
scatterplot(Period1$E_coli_MPN_100.mL~Period1$Date | Period1$Station2,
            smooth=F)
## ---- chunk 112
hist(Pok2001.2022$Hardness_as_CaCO3_mg_L)
## ---- chunk 113
boxplot(Pok2001.2022$Hardness_as_CaCO3_mg_L ~ Pok2001.2022$Period)
## ---- chunk 114
tapply(Pok2001.2022$Hardness_as_CaCO3_mg_L, Pok2001.2022$Period, summary)
## ---- chunk 115
shapiro.test(Pok2001.2022$Hardness_as_CaCO3_mg_L)
qqnorm(Pok2001.2022$Hardness_as_CaCO3_mg_L)
qqline(Pok2001.2022$Hardness_as_CaCO3_mg_L)
## ---- chunk 116
Hard2001.2002=subset(Pok2001.2022, Period=="2001-2002", 
                     select="Hardness_as_CaCO3_mg_L")
class(Hard2001.2002)
dim(Hard2001.2002) # 102 rangées x 1 colonne
## ---- chunk 117
groupe1Hard=Hard2001.2002[1:96,]
groupe1Hard
length(groupe1Hard)

Hard2021.2022=subset(Pok2001.2022, Period=="2021-2022", 
                     select="Hardness_as_CaCO3_mg_L")
dim(Hard2021.2022) # 96 rangées x 1 colonne
groupe2Hard=Hard2021.2022[1:96,]
length(groupe2Hard)

t.test(groupe1Hard, groupe2Hard, paired=T)
## ---- chunk 118

t.test(Pok2001.2022$Hardness_as_CaCO3_mg_L~Pok2001.2022$Period)

# p=0.038

## ---- chunk 119

# Obtenir de l'aide sur une fonction

# help(wilcox.test)

wilcox.test(Pok2001.2022$Hardness_as_CaCO3_mg_L~Pok2001.2022$Period)

# p=0.019

## ---- chunk 120

boxplot(Pok2001.2022$Hardness_as_CaCO3_mg_L ~ Pok2001.2022$Station2)

## ---- chunk 121

# D’abord vérifier les conditions
# ... à faire....

# Exécuter le test si les conditions sont respectées:
modelaov1=aov(Pok2001.2022$Hardness_as_CaCO3_mg_L ~ Pok2001.2022$Station)
modelaov1
summary(modelaov1)
# p<0.0001

## ---- chunk 122
names(Pok2001.2022)

plot(Pok2001.2022$Hardness_as_CaCO3_mg_L~Pok2001.2022$AlkalinityCaCO3_mg_L)

cor.test(Pok2001.2022$Hardness_as_CaCO3_mg_L, Pok2001.2022$AlkalinityCaCO3_mg_L,
method=c('pearson'))
## ---- chunk 123
env=subset(Pok2001.2022, select=c("Turbidity_NTU", "pH_units", "Conductivity_microS_cm", "Colour_TCU", "Phosphorus_Total_mg_L", "Oxyg_dissous_YSI_mg_L", "E_coli_MPN_100.mL"))
dim(env)
pairs(env)
